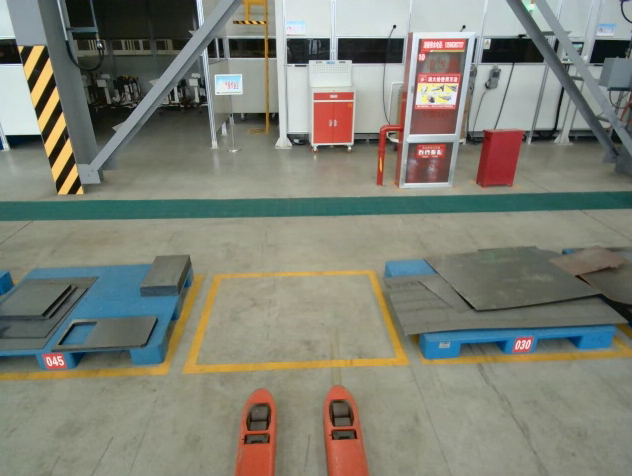
//> input picture data/agv/test.png, 632 x 476 px
$ ./hvProjection   (built with g++ and OpenCV 4)
//> lines starting //> are read from the running program, lines starting //| are printed output that depends on the picture; after the words box and inside, x2 and y2 are one past the last pixel; in counts of white or black regions, pixels touching at a corner belong together
#include <opencv2/core/core.hpp>
#include <opencv2/highgui/highgui.hpp>
#include <opencv2/imgproc/imgproc.hpp>
#include <iostream>

using namespace std;
using namespace cv;
//积分二值化
void thresholdIntegral(Mat inputMat, Mat& outputMat)
{

	int nRows = inputMat.rows;
	int nCols = inputMat.cols;

	// create the integral image
	Mat sumMat;
	integral(inputMat, sumMat);

	int S = MAX(nRows, nCols) / 8;
	double T = 0.15;

	// perform thresholding
	int s2 = S / 2;
	int x1, y1, x2, y2, count, sum;

	int* p_y1, *p_y2;
	uchar* p_inputMat, *p_outputMat;

	for (int i = 0; i < nRows; ++i)
	{
		y1 = i - s2;
		y2 = i + s2;

		if (y1 < 0)
		{
			y1 = 0;
		}
		if (y2 >= nRows)
		{
			y2 = nRows - 1;
		}

		p_y1 = sumMat.ptr<int>(y1);
		p_y2 = sumMat.ptr<int>(y2);
		p_inputMat = inputMat.ptr<uchar>(i);
		p_outputMat = outputMat.ptr<uchar>(i);

		for (int j = 0; j < nCols; ++j)
		{
			// set the SxS region
			x1 = j - s2;
			x2 = j + s2;

			if (x1 < 0)
			{
				x1 = 0;
			}
			if (x2 >= nCols)
			{
				x2 = nCols - 1;
			}

			count = (x2 - x1)* (y2 - y1);

			// I(x,y)=s(x2,y2)-s(x1,y2)-s(x2,y1)+s(x1,x1)
			sum = p_y2[x2] - p_y1[x2] - p_y2[x1] + p_y1[x1];

			if ((int)(p_inputMat[j] * count) < (int)(sum* (1.0 - T)))
			{
				p_outputMat[j] = 0;
			}
			else
			{
				p_outputMat[j] = 255;
			}
		}
	}
}
//垂直方向投影
void picshadowx(Mat binary)
{
	Mat paintx(binary.size(), CV_8UC1, Scalar(255)); //创建一个全白图片，用作显示

	int* blackcout = new int[binary.cols];
	memset(blackcout, 0, binary.cols * 4);

	for (int i = 0; i < binary.rows; i++)
	{
		for (int j = 0; j < binary.cols; j++)
		{
			if (binary.at<uchar>(i, j) == 0)
			{
				blackcout[j]++; //垂直投影按列在x轴进行投影
			}
		}
	}
	for (int i = 0; i < binary.cols; i++)
	{
		for (int j = 0; j < blackcout[i]; j++)
		{
			paintx.at<uchar>(binary.rows - 1 - j, i) = 0; //翻转到下面，便于观看
		}
	}
	delete blackcout;
	imshow("paintx", paintx);

}
//水平方向投影并行分割
void picshadowy(Mat binary)
{
	//是否为白色或者黑色根据二值图像的处理得来
	Mat painty(binary.size(), CV_8UC1, Scalar(255)); //初始化为全白

	//水平投影
	int* pointcount = new int[binary.rows]; //在二值图片中记录行中特征点的个数
	memset(pointcount, 0, binary.rows * 4);//注意这里需要进行初始化

	for (int i = 0; i < binary.rows; i++)
	{
		for (int j = 0; j < binary.cols; j++)
		{
			if (binary.at<uchar>(i, j) == 0)
			{
				pointcount[i]++; //记录每行中黑色点的个数 //水平投影按行在y轴上的投影
			}
		}
	}

	for (int i = 0; i < binary.rows; i++)
	{
		for (int j = 0; j < pointcount[i]; j++) //根据每行中黑色点的个数，进行循环
		{

			painty.at<uchar>(i, j) = 0;
		}

	}

	imshow("painty", painty);

	vector<Mat> result;
	int startindex = 0;
	int endindex = 0;
	bool inblock = false; //是否遍历到字符位置

	for (int i = 0; i < painty.rows; i++)
	{

		if (!inblock&&pointcount[i] != 0) //进入有字符区域
		{
			inblock = true;
			startindex = i;
			cout << "startindex:" << startindex << endl;
		}
		if (inblock&&pointcount[i] == 0) //进入空白区
		{
			endindex = i;
			inblock = false;
			Mat roi = binary.rowRange(startindex, endindex + 1); //从而记录从开始到结束行的位置，即可进行行切分
			result.push_back(roi);
		}
	}

	for (int i = 0; i < result.size(); i++)
	{
		Mat tmp = result[i];
		imshow("test" + to_string(i), tmp);
	}
	delete pointcount;

}
int main(int argc, char* argv[])
{

	Mat src = cv::imread("test.png");
//> src is the input picture: 476 rows x 632 cols, CV_8UC3; mean B, G, R 117.1, 128.9, 127

	if (src.empty())
	{
		cerr << "Problem loading image!!!" << endl;
		return -1;
	}

	imshow("in", src);

	Mat gray;

	if (src.channels() == 3)
	{
		cv::cvtColor(src, gray, CV_BGR2GRAY);
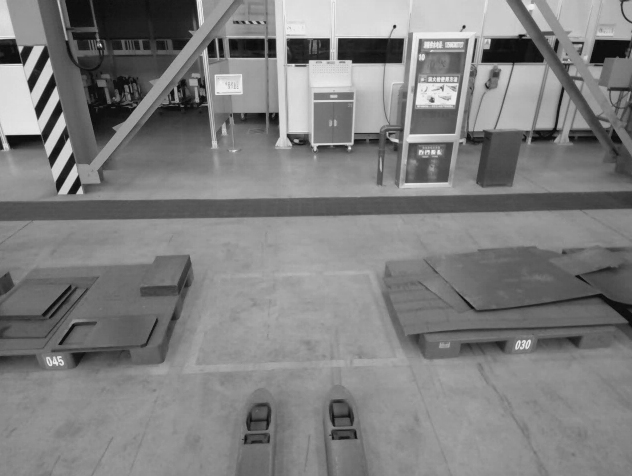
//> gray: 476 rows x 632 cols, CV_8UC1; min 9, max 240, mean 127
	}
	else
	{
		gray = src;
	}


	Mat bw2 = Mat::zeros(gray.size(), CV_8UC1);
	thresholdIntegral(gray, bw2);
//> in thresholdIntegral, `integral(inputMat, sumMat);`:
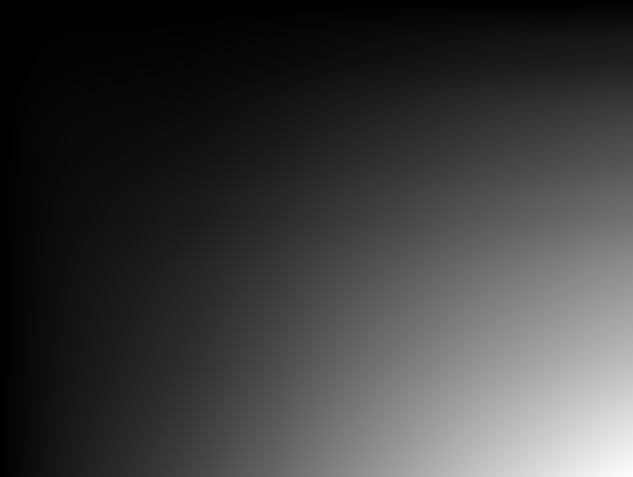
//> sumMat: 477 rows x 633 cols, CV_32SC1; min 0, max 38202273, mean 9193278.4; drawn with min black and max white
//> the loop in thresholdIntegral, `for (int i = 0; i < nRows; ++i)` made 476 passes
//> (count, sum) on passes 1 to 3: (1521, 258055), (1560, 263589), (1599, 265486)
//> after the loop in thresholdIntegral, `for (int i = 0; i < nRows; ++i)`:
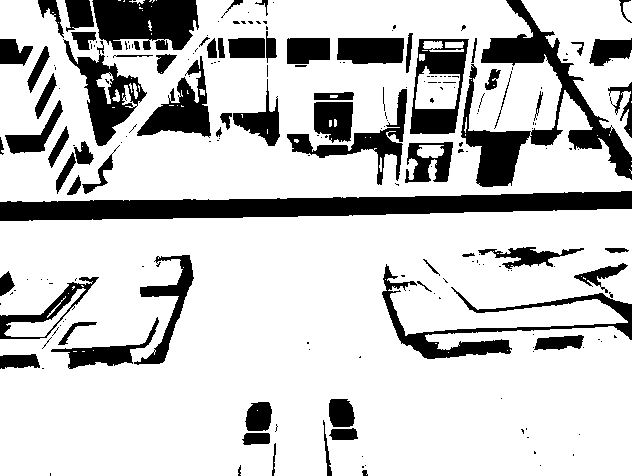
//> outputMat: 476 rows x 632 cols, CV_8UC1; 79.1% white; 210 black regions (139 under 20 px), largest, box (x1, y1, x2, y2) and area: (0, 191, 632, 221) 11443, (461, 0, 632, 187) 7886, (92, 0, 199, 50) 4233
//> after the loop in thresholdIntegral, `for (int i = 0; i < nRows; ++i)`: y1 = 436; y2 = 475; x1 = 592; x2 = 631; count = 1521; sum = 196644

	cv::imshow("binary integral", bw2);

	//picshadowx (bw2);
	picshadowy(bw2);
//> after the loop in picshadowy, `for (int i = 0; i < binary.rows; i++)`:
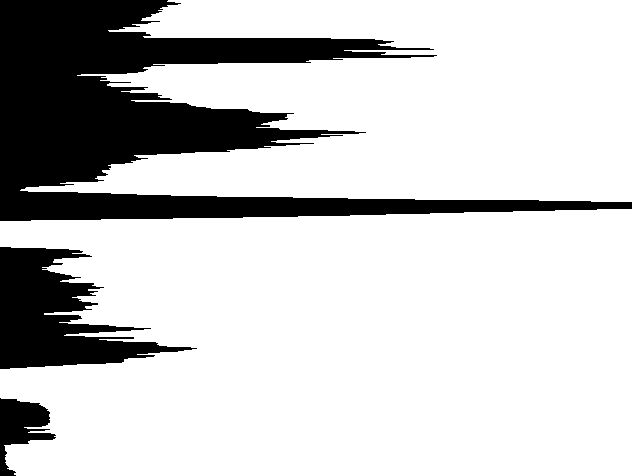
//> painty: 476 rows x 632 cols, CV_8UC1; 79.1% white; 3 black regions, box (x1, y1, x2, y2) and area: (0, 0, 632, 221) 49446, (0, 247, 197, 369) 11216, (0, 398, 56, 476) 2161
//> after the loop in picshadowy, `for (int i = 0; i < painty.rows; i++)`: inblock = true; startindex = 398; endindex = 369
//> the loop in picshadowy, `for (int i = 0; i < result.size(); i++)` made 2 passes
//> pass 1, in picshadowy, `Mat tmp = result[i];`:
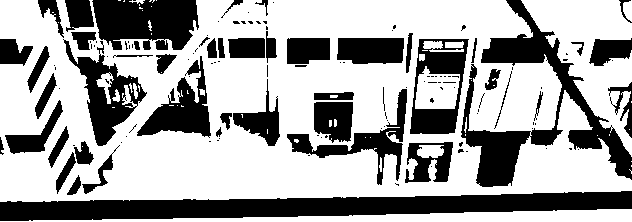
//> tmp: 222 rows x 632 cols, CV_8UC1; 64.8% white; 135 black regions (86 under 20 px), largest, box (x1, y1, x2, y2) and area: (0, 191, 632, 221) 11443, (461, 0, 632, 187) 7886, (92, 0, 199, 50) 4233
//> pass 2, in picshadowy, `Mat tmp = result[i];`:
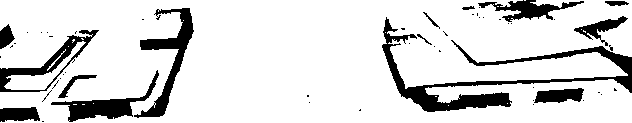
//> tmp: 123 rows x 632 cols, CV_8UC1; 85.6% white; 54 black regions (40 under 20 px), largest, box (x1, y1, x2, y2) and area: (382, 17, 632, 112) 3836, (134, 8, 194, 118) 1696, (51, 70, 159, 122) 1322
	waitKey(0);

	return 0;
}

$ run again, with data/agv/line1.png copied over data/agv/test.png
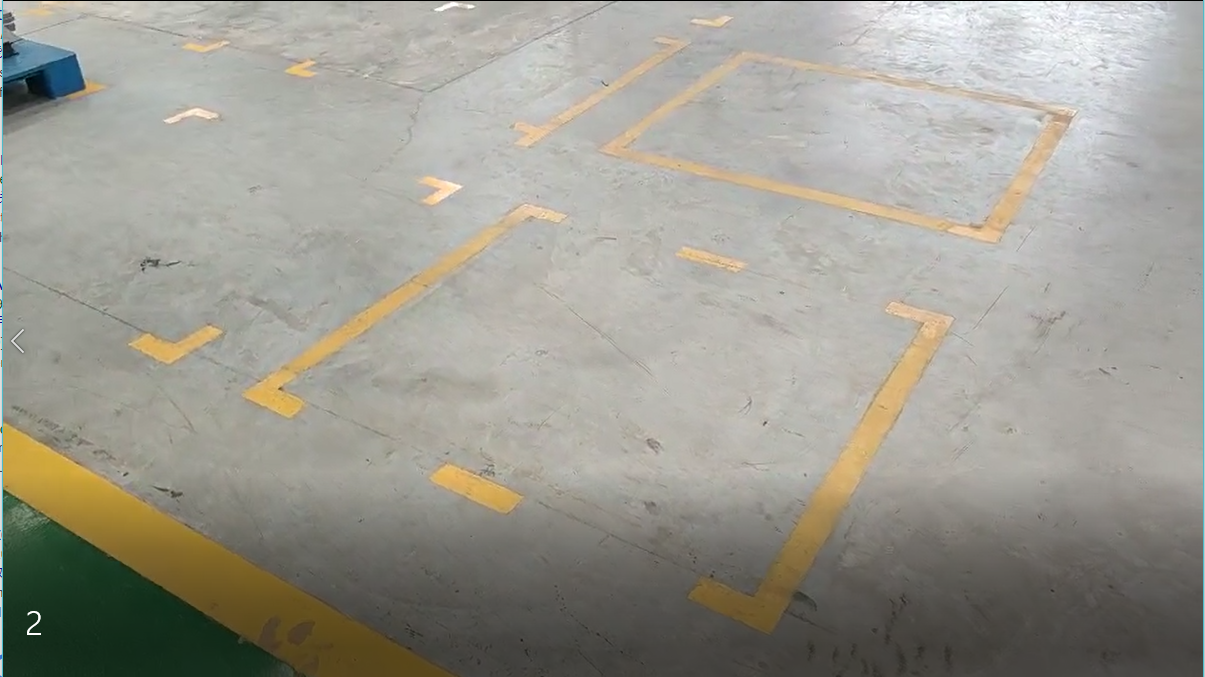
//> input picture data/agv/line1.png, 1205 x 677 px
//> src is the input picture: 677 rows x 1205 cols, CV_8UC3; mean B, G, R 144.3, 154.1, 156.1
//> the loop in thresholdIntegral, `for (int i = 0; i < nRows; ++i)` made 677 passes
//> (count, sum) on passes 1 to 3: (5625, 1056225), (5700, 1069831), (5775, 1083518)
//> after the loop in thresholdIntegral, `for (int i = 0; i < nRows; ++i)`:
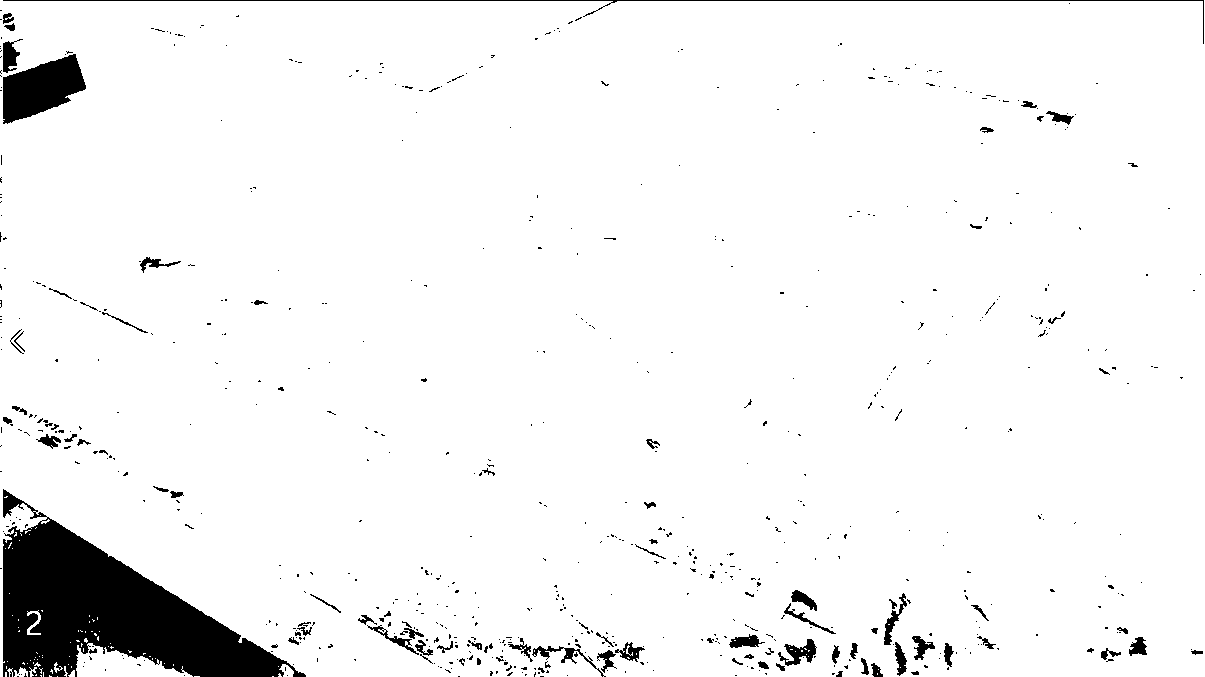
//> outputMat: 677 rows x 1205 cols, CV_8UC1; 95.2% white; 677 black regions (588 under 20 px), largest, box (x1, y1, x2, y2) and area: (3, 489, 306, 677) 24889, (3, 54, 86, 124) 3567, (3, 0, 1204, 44) 1290
//> after the loop in thresholdIntegral, `for (int i = 0; i < nRows; ++i)`: y1 = 601; y2 = 676; x1 = 1129; x2 = 1204; count = 5625; sum = 410143
//> after the loop in picshadowy, `for (int i = 0; i < painty.rows; i++)`:
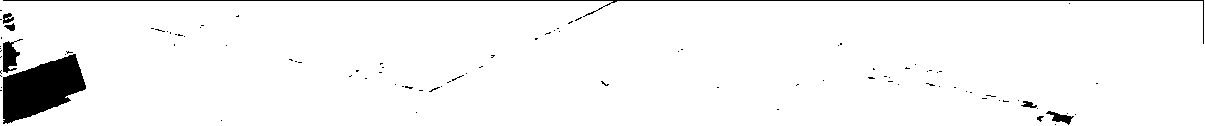
//> result[0]: 126 rows x 1205 cols, CV_8UC1; 96.1% white; 99 black regions (91 under 20 px), largest, box (x1, y1, x2, y2) and area: (3, 54, 86, 124) 3567, (3, 0, 1204, 44) 1290, (3, 39, 23, 73) 368
//> after the loop in picshadowy, `for (int i = 0; i < painty.rows; i++)`: inblock = true; startindex = 486; endindex = 476
//> the loop in picshadowy, `for (int i = 0; i < result.size(); i++)` made 31 passes
